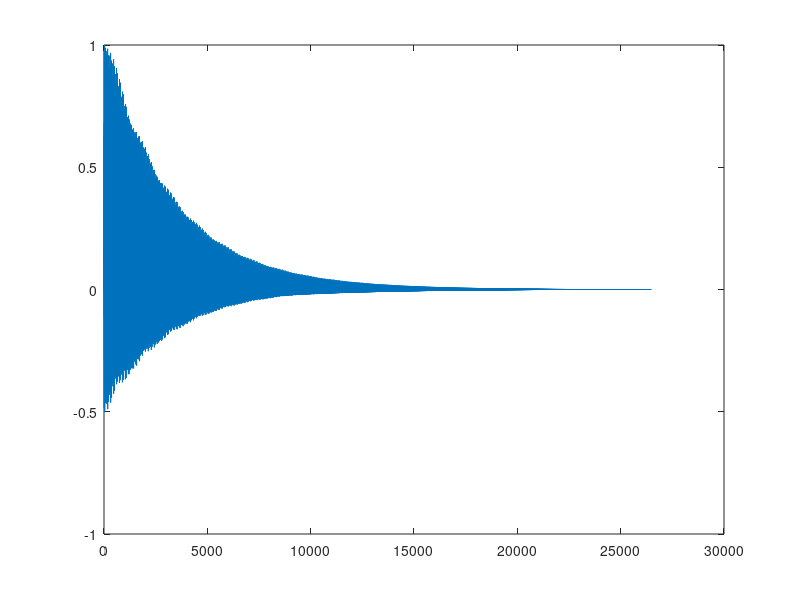

The MATLAB source for this figure:
% Square mesh based on STK
% Square Junctions
% No animation

%% Variables and initialization

fs = 44100; % sampling frequency

Tsec = 0.6; % duration of simulation (Seconds)
Tsamp = Tsec*fs; % duration of simulation (Samples)
%Tsamp = round(length(cymOriginal)/2);

NJ = 6; % number of junctions

% initialize calculation matrices

vE = zeros(NJ, NJ); % east velocity wave
vW = zeros(NJ, NJ); % west velocity wave
vN = zeros(NJ, NJ); % north velocity wave
vS = zeros(NJ, NJ); % south velocity wave

% alternating matrix (matrix for first step, it will contain the excitation)

vE1 = zeros(NJ, NJ); % east velocity wave
vW1 = zeros(NJ, NJ); % west velocity wave
vN1 = zeros(NJ, NJ); % north velocity wave
vS1 = zeros(NJ, NJ); % south velocity wave

v = zeros(NJ-1, NJ-1); % junctions' velocity

y = zeros(1, Tsamp); % output

% reflexion

r_coeff = -1; % reflexion coefficient (-1 for perfect inverse phase reflection)
decayFactor = 0.999; 
a = 0.001;
b = 1 - abs(a);

% b = [0.5 0.5];
% a = 1;


%% Excitation parameters

% excitation position and size

excite_size = ceil(NJ/5); % excitation size
excite_pos = ceil(NJ/2); % excitation centrale position (gravity center of the strike)
% exite_pos = round((NJ-exite_size)/2); % center position (middle-10%)

% excitation shape and velocity

excite_temp = zeros(NJ-1, 1); % temporary excitation vector
% fill values around excitation point with a sine shape
excite_temp(excite_pos-round(excite_size/2):excite_pos-round(excite_size/2)+excite_size-1)...
    = 0.25*sin(pi*[0:excite_size-1]/(excite_size)); % 0.25 is the amplitude, thus the strike force!
% transpose to make it an area (vector becomes a matrix)
excite = excite_temp*transpose(excite_temp); % excitation!
% excite mesh with our sine excitation signal -> fill the alternating matrix
vW1(1:NJ-1, 1:NJ-1) = excite;
vN1(1:NJ-1, 1:NJ-1) = excite;
vE1(1:NJ-1, 2:NJ) = excite;
vS1(2:NJ, 1:NJ-1) = excite;

%% Main loop

% update junctions' velocitiy with excitation signal
v = 0.5 * (vW1(1:NJ-1,1:NJ-1) + vE1(1:NJ-1,2:NJ) + vN1(1:NJ-1,1:NJ-1) + vS1(2:NJ,1:NJ-1));

for i = 1:Tsamp
    
    if (mod(i,2) == 0) % clock 0 (even)
        
        % Velocities
        v = 0.5 * (vW(1:NJ-1,1:NJ-1) + vE(1:NJ-1,2:NJ) + vN(1:NJ-1,1:NJ-1) + vS(2:NJ,1:NJ-1));
        
        % v^+ = v_j - v^-
        vW1(1:NJ-1,2:NJ)   = v - vE(1:NJ-1,2:NJ);
        vN1(2:NJ,1:NJ-1)   = v - vS(2:NJ,1:NJ-1);
        vE1(1:NJ-1,1:NJ-1) = v - vW(1:NJ-1,1:NJ-1);
        vS1(1:NJ-1,1:NJ-1) = v - vN(1:NJ-1,1:NJ-1);
        
        % Boundaries
        vW1(1:NJ-1,1)  = decayFactor * filter(b, [1 a],   vE(1:NJ-1,1));
        vE1(1:NJ-1,NJ) = decayFactor * filter(b, [1 a],   vW(1:NJ-1,NJ));
        vN1(1,1:NJ-1)  = decayFactor * filter(b, [1 a],   vS(1,1:NJ-1));
        vS1(NJ,1:NJ-1) = decayFactor * filter(b, [1 a],   vN(NJ,1:NJ-1));
        
    else               % clock 1 (odd)
        
        % Velocities
        v = 0.5 * (vW1(1:NJ-1,1:NJ-1) + vE1(1:NJ-1,2:NJ) + vN1(1:NJ-1,1:NJ-1) + vS1(2:NJ,1:NJ-1));
        
        % v^+ = v_j - v^-
        vW(1:NJ-1,2:NJ)   = v - vE1(1:NJ-1,2:NJ);
        vN(2:NJ,1:NJ-1)   = v - vS1(2:NJ,1:NJ-1);
        vE(1:NJ-1,1:NJ-1) = v - vW1(1:NJ-1,1:NJ-1);
        vS(1:NJ-1,1:NJ-1) = v - vN1(1:NJ-1,1:NJ-1);
%         
        % Boundaries
        vW(1:NJ-1,1)  = decayFactor * filter(b, [1 a],   vE1(1:NJ-1,1));
        vE(1:NJ-1,NJ) = decayFactor * filter(b, [1 a],   vW1(1:NJ-1,NJ));
        vN(1,1:NJ-1)  = decayFactor * filter(b, [1 a],   vS1(1,1:NJ-1));
        vS(NJ,1:NJ-1) = decayFactor * filter(b, [1 a],   vN1(NJ,1:NJ-1));
        
    end
    
    % sound output pick up location
    y(i) = v(NJ-1,NJ-1);
end

y=y/max(y);

soundsc(y,fs)
plot(y)

%[res, fsres]=audioread('snare_sample_residual.wav');

%% 
% y = y';
% fftSize = 1024; % window size
% startfft = 1;
% window = y(startfft:end).*hamming(length(y(startfft:end))); % hamming window of the attack
% window = [window; zeros(2^15,1)]; % zero padded signal (higher DFT resolution)
% Xmag = abs(fft(window)); % magnitude spectrum
% 
% w = [0:length(window)-1].*fs/length(window); %frequency in Hertz
% 
% figure
% % subplot(2,1,1);
% % plot(window); % time domain
% % title('windowed signal');
% % subplot(2,1,2);
% plot(w(1:length(w)/2), 20*log10(Xmag(1:length(Xmag)/2))); % db spectrum
% title('magnitude spectrum');



